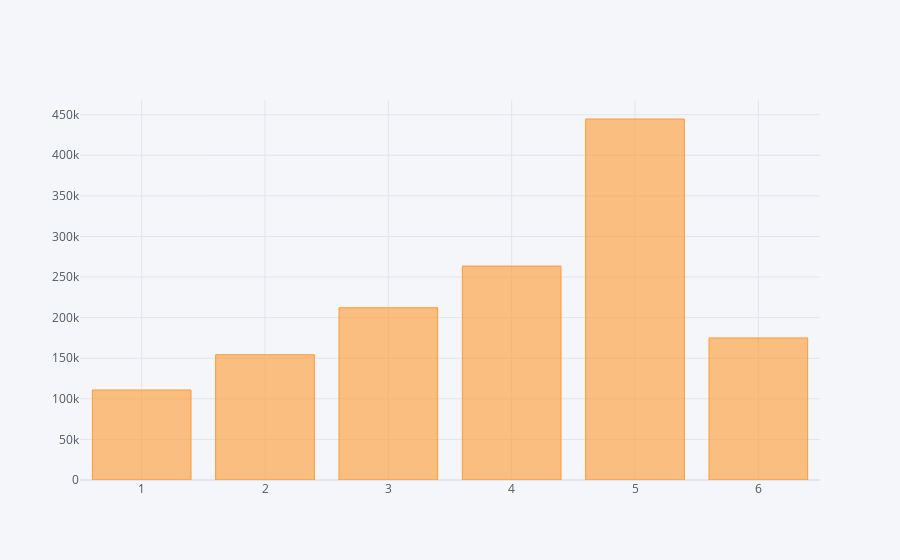

The cell this chart's notebook holds for it:
### Markdown cell above
**4. Number of baths**

The more baths the highest is the price. This is for all number of baths except 6.

### Code cell
baths = df.groupby('Total_Baths')['SalePrice'].mean().reset_index()

baths = baths.sort_values(by='Total_Baths',ascending=False)

baths.iplot(kind='bar',
          x='Total_Baths',
          y='SalePrice')

### Figure 1 — Plotly figure (JSON) as saved in the notebook; plotly's stock layout.template omitted (floating-point values rounded to 4 significant figures)
{"data": [{"marker": {"color": "rgba(255, 153, 51, 0.6)", "line": {"color": "rgba(255, 153, 51, 1.0)", "width": 1}}, "name": "SalePrice", "orientation": "v", "text": "", "type": "bar", "x": [6, 5, 4, 3, 2, 1], "y": [175000.0, 444700.0, 263500.0, 212200.0, 154300.0, 110900.0]}], "layout": {"legend": {"bgcolor": "#F5F6F9", "font": {"color": "#4D5663"}}, "paper_bgcolor": "#F5F6F9", "plot_bgcolor": "#F5F6F9", "title": {"font": {"color": "#4D5663"}}, "xaxis": {"gridcolor": "#E1E5ED", "showgrid": true, "tickfont": {"color": "#4D5663"}, "title": {"font": {"color": "#4D5663"}, "text": ""}, "zerolinecolor": "#E1E5ED"}, "yaxis": {"gridcolor": "#E1E5ED", "showgrid": true, "tickfont": {"color": "#4D5663"}, "title": {"font": {"color": "#4D5663"}, "text": ""}, "zerolinecolor": "#E1E5ED"}}}
